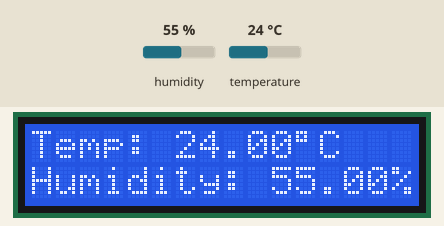
Bench run of a sketch on a simulated Arduino Uno, built with avr-gcc and run on an emulated ATmega328P. Parts: 16×2 character LCD. Inputs (shaded band) come from the test bench; at power-on: humidity 55 %, temperature 24 °C.

Above: at 1.2 s.
1.3 s: humidity set to 22 %
At 2.6 s:
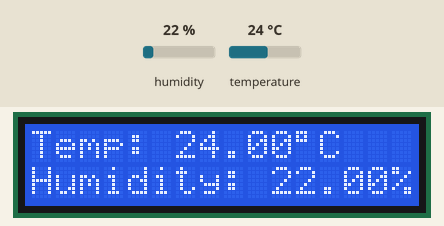
3.7 s: temperature set to 12 °C
At 5.5 s:
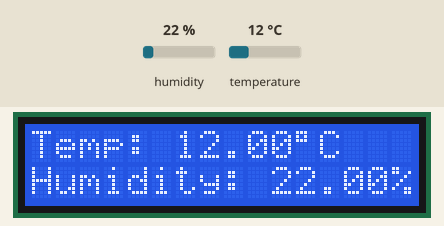
5.8 s: humidity set to 40 %
At 7.3 s:
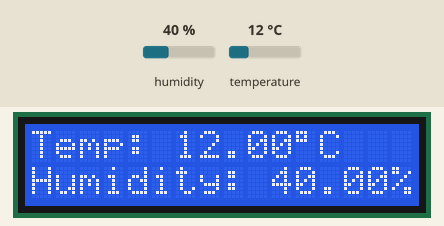
7.9 s: temperature set to 19 °C
At 9.0 s:
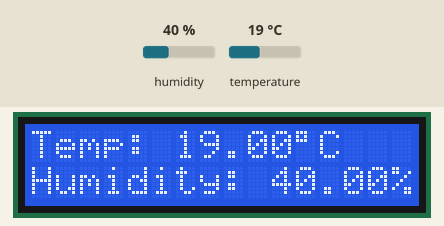
Timing chart, 0 to 10.9 s (numbered marks = the images above; inputs shaded):
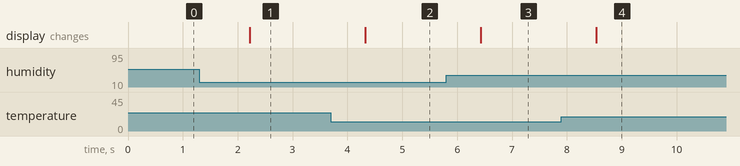

Measured:
- after the input at 1.3 s, the display: changes after 0.92 s (image 1)
- after the input at 3.7 s, the display: changes after 0.62 s (image 2)
- after the input at 5.8 s, the display: changes after 0.63 s (image 3)
- after the input at 7.9 s, the display: changes after 0.63 s (image 4)

The sketch:

weather-station-with-arduino.ino
```cpp
#include <dht.h>
#include <Wire.h>
#include <LiquidCrystal_I2C.h>
LiquidCrystal_I2C lcd(0x27, 16,2);
dht DHT;
#define DHT11_PIN 4
void setup(){
  lcd.begin();
}
void loop()
{
  int d = DHT.read11(DHT11_PIN);
  lcd.setCursor(0,0);
  lcd.print("Temp: ");
  lcd.print(DHT.temperature);
  lcd.print((char)223);
  lcd.print("C");
  lcd.setCursor(0,1);
  lcd.print("Humidity: ");
  lcd.print(DHT.humidity);
  lcd.print("%");
  delay(1000);
}
```
